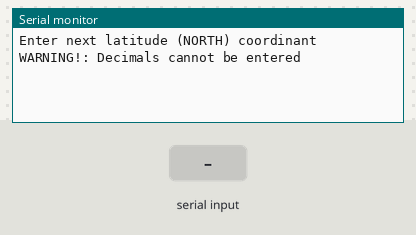
Simulated run of this sketch. Board: Arduino Uno, built with avr-gcc and run on an emulated ATmega328P. On the bench: the last lines printed to the serial monitor. The inputs (shaded band) are chosen by the test bench.

Above: at 1.2 s.
1.3 s: "90,45\n" received over Serial
At 1.45 s:
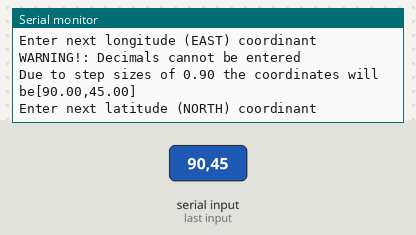
2.8 s: "30,150\n" received over Serial
At 4.02 s:
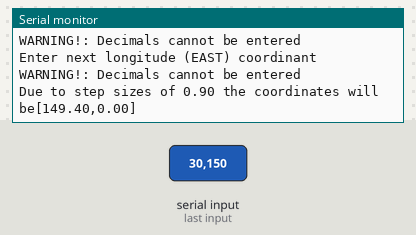

Measured:
- after the input at 1.3 s, the serial monitor: prints a new line at once (image 1)
- after the input at 2.8 s, the serial monitor: prints a new line at once (image 2)

The sketch:

DualStepperMotorTest1.ino
```cpp
/*
  DualStepperMotorTest
  By Austin Clementi
*/

#include <Stepper.h>

//#define DEBUG 1
//#define NORTHERN_MOTOR 1
//#define EASTERN_MOTOR 1

// define structures
struct MOTOR_PINS
{
  int RED;
  int BLUE;
  int GREEN;
  int BLACK;
};

struct ICOORDINATES
{
  int NORTH;
  int EAST;
};

struct FCOORDINATES
{
  float NORTH;
  float EAST;
};

// define constants
const float STEP_SIZE = 0.9;
const int STEP_DELAY = 10;
const MOTOR_PINS stepperNorthPins {8, 9, 10, 11};
const MOTOR_PINS stepperEastPins {8, 9, 10, 11};

// initialize the stepper library
Stepper stepperNorth(360/STEP_SIZE, stepperNorthPins.RED, stepperNorthPins.BLUE, stepperNorthPins.GREEN, stepperNorthPins.BLACK);
Stepper stepperEast(360/STEP_SIZE, stepperEastPins.RED, stepperEastPins.BLUE, stepperEastPins.GREEN, stepperEastPins.BLACK);

// initialise functions
int convertSingleRotation(int, int);
int calcStepperDirection(int next, int current);
void printICoordinates(ICOORDINATES);
void printFCoordinates(FCOORDINATES);
int angleToSteps(int);
ICOORDINATES convertCoordinates (FCOORDINATES);
FCOORDINATES getFCoordinates (void);

void setup()
{
  // initialize serial comunication
  Serial.begin(9600);
}

void loop ()
{
  // initialise coordinate variables
  static ICOORDINATES currentSteps, nextSteps;
  static FCOORDINATES nextAngle;
  static int repeat = 1;
  {
    // get the next coordinates
    nextAngle = getFCoordinates();
    #ifdef DEBUG
    Serial.print("Entered Coordinates");
    printFCoordinates(nextAngle);
    #endif

    //convert the coordinates to steps
    nextSteps = convertCoordinates (nextAngle);
    #ifdef DEBUG
    Serial.print("Step Coordinates");
    printICoordinates(nextSteps);
    #endif

    //convert step range to [-179 deg, 180 deg]
    nextSteps.NORTH = convertSingleRotation(nextSteps.NORTH, 360/STEP_SIZE);
    nextSteps.EAST = convertSingleRotation(nextSteps.EAST, 360/STEP_SIZE);
    #ifdef DEBUG
    Serial.print("Step Coordinates within Range");
    printICoordinates(nextSteps);
    #endif

    //calculate actual coordinates
    FCOORDINATES actualAngle;
    actualAngle.NORTH = nextSteps.NORTH * STEP_SIZE;
    actualAngle.EAST = nextSteps.EAST * STEP_SIZE;
    #ifdef DEBUG
    Serial.print("Actual Angle in Degrees");
    printFCoordinates(actualAngle);
    #endif

    // print the actual coordinates
    {
      Serial.print("Due to step sizes of ");
      Serial.print(STEP_SIZE);
      Serial.print(" the coordinates will be");
      printFCoordinates(actualAngle);
    }
    #ifdef EASTERN_MOTOR
    // move EAST stepper motor
    int directionEast = calcStepperDirection(nextSteps.EAST, currentSteps.NORTH);
    for( currentSteps.EAST; nextSteps.EAST != currentSteps.EAST ; currentSteps.EAST += directionEast )
    {
      stepperEast.step( directionEast );
      delay(STEP_DELAY);
    }
    #endif

    #ifdef NORTHERN_MOTOR
    //move NORTH stepper motor
    int directionNorth = calcStepperDirection(nextSteps.NORTH, currentSteps.NORTH);
    for( currentSteps.NORTH; nextSteps.NORTH != currentSteps.NORTH ; currentSteps.NORTH += directionNorth )
    {
      stepperNorth.step( directionNorth );
      delay(STEP_DELAY);
    }
    #endif
  }
  return 0;
}

FCOORDINATES getFCoordinates (void)
{
  // initialise coordinate variable
  static FCOORDINATES next;
    /* North */
  // Ask for coordinates
  Serial.print("Enter next latitude (NORTH) coordinant\n");
  Serial.print("WARNING!: Decimals cannot be entered\n");
  //waiting for input
  while (Serial.available()==0);
  // Ask for and recieve coordinates
  next.NORTH = Serial.parseInt();  //read int

    /* East */
  // Ask for coordinates
  Serial.print("Enter next longitude (EAST) coordinant\n");
  Serial.print("WARNING!: Decimals cannot be entered\n");
  //waiting for input
  while (Serial.available()==0);
  // Ask for and recieve coordinates
  next.EAST = Serial.parseInt();  //read int

  return next;
}

ICOORDINATES convertCoordinates (FCOORDINATES angle)
{
  // initialise coordinate variable
  ICOORDINATES steps;
  steps.NORTH = angleToSteps(angle.NORTH);
  steps.EAST = angleToSteps(angle.EAST);
  return steps;
}

int angleToSteps(int angle)
{
  //initialse variables
  int steps;

  //convert to steps
  steps = (long long) angle / STEP_SIZE;

  return steps;
}

void printICoordinates(ICOORDINATES C)
{
  Serial.print("[");
  Serial.print(C.NORTH);
  Serial.print(",");
  Serial.print(C.EAST);
  Serial.print("]\n");
}

void printFCoordinates(FCOORDINATES C)
{
  Serial.print("[");
  Serial.print(C.NORTH);
  Serial.print(",");
  Serial.print(C.EAST);
  Serial.print("]\n");
}


int calcStepperDirection(int next, int current)
{
  int stepperDirection = 0;
  if (next > current)
  {
    stepperDirection = 1;
  }
  if (next < current)
  {
    stepperDirection = -1;
  }
  return stepperDirection;
}

int convertSingleRotation(int value, int range)
{
    while(value > range/2)
  {
    value -= range;
  }
  while (value <= -range/2)
  {
    value += range;
  }
  return value;
}
```
